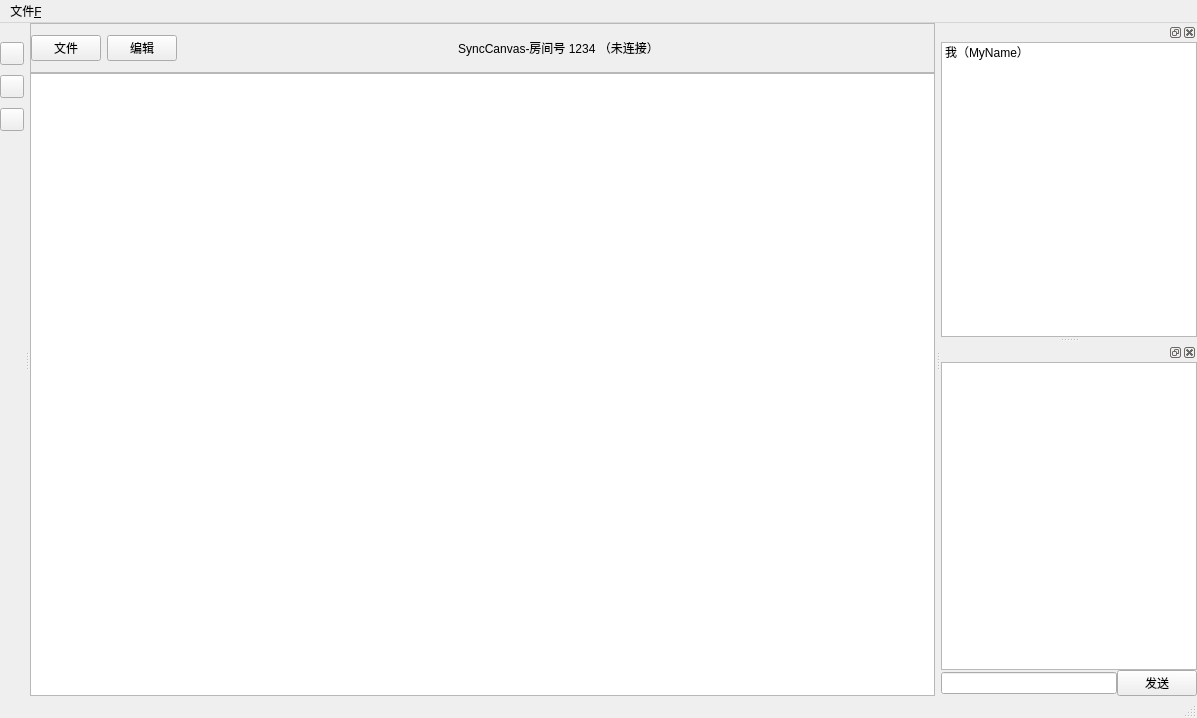
<?xml version="1.0" encoding="UTF-8"?>
<ui version="4.0">
 <class>Canvas</class>
 <widget class="QMainWindow" name="Canvas">
  <property name="geometry">
   <rect>
    <x>0</x>
    <y>0</y>
    <width>1197</width>
    <height>718</height>
   </rect>
  </property>
  <property name="windowTitle">
   <string>MainWindow</string>
  </property>
  <property name="styleSheet">
   <string notr="true">/* ================= 1. 全局架构：高级灰蓝底色 ================= */
QMainWindow {
    background-color: #f7f9fc; /* 灰蓝背景，制造层次感 */
}

/* 隐藏分割线视觉效果，但保留物理拖拽，让背景透出来 */
QMainWindow::separator {
    background-color: #f7f9fc;
    width: 6px;  /* 稍微宽一点，让缝隙更明显，形成模块分离感 */
    height: 6px;
}
QMainWindow::separator:hover {
    background-color: #e0e6ed; /* 鼠标放上去稍微变深 */
}

/* 基础去边框：先把所有控件的丑陋默认边框去掉，后面单独加 */
QGraphicsView, QTreeWidget, QListWidget, QTextBrowser, QLineEdit {
    border: none;
    background-color: #ffffff;
    outline: none; /* 去掉选中时的虚线框 */
}

/* ================= 2. 顶部导航栏 (#topNavBar) ================= */
#topNavBar {
    background-color: #ffffff;
    border-bottom: 1px solid #dcdcdc; /* 底部加一条稍深的线，把顶栏“托”起来 */
}

/* 顶部标题 */
#topNavBar QLabel {
    color: #333333;
    font-size: 14px;
    font-weight: bold;
    font-family: &quot;Microsoft YaHei UI&quot;, &quot;Segoe UI&quot;;
    border: none;
    background: transparent;
    padding: 0 10px;
}

/* 顶部按钮 (文件、编辑) */
#topNavBar QPushButton {
    background: transparent;
    border: none;
    color: #555;
    font-size: 13px;
    padding: 6px 12px;
    border-radius: 4px;
    font-family: &quot;Microsoft YaHei&quot;;
}
#topNavBar QPushButton:hover {
    background-color: #f0f2f5;
    color: #000;
}
#topNavBar QPushButton:pressed {
    background-color: #e6e6e6;
}

/* ================= 3. 中间画板 (Canvas) ================= */
QGraphicsView {
    background-color: #ffffff;
    /* 【视觉重心】边框颜色加深 */
    border: 1px solid #c0c4cc; 
    border-radius: 6px;
    /* 关键：利用 margin 让画板四周露出一点灰色的背景 */
    margin: 10px; 
}

/* ================= 4. 侧边栏架构 (Docks) ================= */
QDockWidget {
    border: none;
    background-color: transparent; /* 让 Dock 自身透明 */
}

/* Dock 里面的实际容器变白 */
QDockWidget &gt; QWidget {
    background-color: #ffffff;
    border-left: 1px solid #dcdcdc; /* 默认右侧 Dock 左边加线 */
}

/* 左侧工具栏 Dock 特殊处理 (线在右边) */
#tool_dock &gt; QWidget {
    border-left: none;
    border-right: 1px solid #dcdcdc; 
}

/* ================= 5. 右侧聊天区域 (显形修复版) ================= */

/* 聊天记录框 */
QDockWidget QTextBrowser {
    border: 1px solid #c0c4cc; /* 清晰的中灰边框 */
    border-radius: 4px;
    background-color: #ffffff;
    margin-bottom: 8px;        /* 和下方输入框拉开距离 */
}

/* 聊天输入框 - 使用ID选择器强制生效 */
#lineEdit {
    border: 1px solid #c0c4cc; /* 【关键】实实在在的边框 */
    background-color: #ffffff; /* 纯白背景 */
    border-radius: 4px;
    padding: 6px 8px;
    color: #333;
    min-height: 20px;
}
/* 备用：如果上面的ID不对，这个类选择器也能兜底 */
QDockWidget QLineEdit {
    border: 1px solid #c0c4cc;
    background-color: #ffffff;
    border-radius: 4px;
    padding: 6px 8px;
}

/* 输入框聚焦状态 */
#lineEdit:focus, QDockWidget QLineEdit:focus {
    border: 1px solid #0078d7; /* 选中变蓝 */
    background-color: #ffffff;
}

/* 发送按钮 */
QPushButton#pushButton {
    background-color: #0078d7;
    color: white;
    border: none;
    border-radius: 4px; /* 和输入框保持一致的方圆角 */
    padding: 6px 15px;
    margin-left: 5px;
    font-weight: bold;
}
QPushButton#pushButton:hover {
    background-color: #0063b1;
}
QPushButton#pushButton:pressed {
    background-color: #004e8c;
}

/* ================= 6. 右侧列表 (在线用户) ================= */
QTreeWidget, QListWidget {
    /* 修复：给整个列表加边框，或者保持无边框看个人喜好，这里加个细边框防散 */
    border: 1px solid #e0e0e0; 
    border-radius: 4px;
    padding: 4px;
/* 关键属性：让选中高亮覆盖到左侧的分支图标区域 */
    show-decoration-selected: 1;
/* 配合原本的选中颜色 */
    selection-background-color: #e6f4ff;
}

QTreeWidget::item, QListWidget::item {
	height: 40px; /* 给每行一点高度，不那么挤 */
    padding: 6px;
    margin: 2px 4px;
    border: none;
    border-radius: 4px;
}

/* 选中状态：清爽的淡蓝卡片 */
QTreeWidget::item:selected, QListWidget::item:selected {
    background-color: #e6f4ff;
    color: #0078d7;
}

QTreeWidget::item:hover {
    background-color: #f5f7fa;
}

/* ================= 7. 左侧工具栏按钮 ================= */
#tool_dock QToolButton {
    border: none;
    background: transparent;
    border-radius: 6px;
    padding: 8px;
    margin: 4px;
}
#tool_dock QToolButton:hover {
    background-color: #f0f2f5;
}
#tool_dock QToolButton:checked {
    background-color: #e6f4ff;
    border: 1px solid #0078d7; /* 选中时加个蓝框 */
}

/* ================= 8. 顶部 Tab (切换条) - 纯色块风格 ================= */
QMainWindow QTabBar::tab {
    background: transparent;  /* 未选中时背景透明 */
    border: none;
    /* 增加一点内边距，让色块看起来饱满，不像文字挤在一起 */
    padding: 6px 20px;       
    color: #666;              /* 未选中时文字灰色 */
    font-weight: bold;
    
    /* 【关键】给 Tab 之间留出缝隙，让它们变成独立的“按钮” */
    margin-right: 5px;
    margin-bottom: 2px;       /* 稍微留点底边距，不要贴死内容区 */
    
    /* 加个圆角，视觉效果更现代，不像死板的方块 */
    border-radius: 4px;
}

/* 鼠标悬停在未选中的 Tab 上时 */
QMainWindow QTabBar::tab:hover {
    background-color: #e6f4ff; /* 极淡的蓝色背景，提示可以点击 */
    color: #0078d7;
}

/* 【核心修改】选中状态：全蓝背景 + 白字 */
QMainWindow QTabBar::tab:selected {
    background-color: #0078d7; /* 你的主题蓝 */
    color: #ffffff;            /* 纯白文字 */
    border: none;              /* 彻底去掉之前的底部蓝线 */
}
/* ================= 9. 浮动窗口与标题栏美化 (极简版) ================= */

/* 1. 标题栏：纯白、干净、带一条底线 */
QDockWidget::title {
    background-color: #ffffff;
    text-align: left;
    padding: 6px 10px;
    border-bottom: 1px solid #e0e0e0; /* 只有这一条淡淡的线 */
    font-weight: bold;
    color: #333;
}

/* 2. 主体：完全去掉边框，依靠系统自带的窗口阴影 */
QDockWidget {
    border: none;
}

/* 3. 按钮美化：保持精致 */
QDockWidget::close-button, QDockWidget::float-button {
    border: none;
    background: transparent;
    border-radius: 4px;
    width: 24px;   
    height: 24px;
    subcontrol-position: center right; 
    subcontrol-origin: padding;
}

/* 调整按钮位置 */
QDockWidget::close-button { right: 5px; }
QDockWidget::float-button { right: 35px; }

/* 鼠标悬停 */
QDockWidget::close-button:hover, QDockWidget::float-button:hover {
    background-color: #f0f2f5;
}
QDockWidget::close-button:pressed, QDockWidget::float-button:pressed {
    background-color: #e6e6e6;
}</string>
  </property>
  <widget class="QWidget" name="centralwidget">
   <layout class="QGridLayout" name="gridLayout">
    <property name="leftMargin">
     <number>0</number>
    </property>
    <property name="topMargin">
     <number>0</number>
    </property>
    <property name="rightMargin">
     <number>0</number>
    </property>
    <property name="bottomMargin">
     <number>0</number>
    </property>
    <property name="spacing">
     <number>0</number>
    </property>
    <item row="1" column="0">
     <widget class="QGraphicsView" name="graphicsView"/>
    </item>
    <item row="0" column="0">
     <widget class="QFrame" name="topNavBar">
      <property name="minimumSize">
       <size>
        <width>0</width>
        <height>50</height>
       </size>
      </property>
      <property name="frameShape">
       <enum>QFrame::StyledPanel</enum>
      </property>
      <property name="frameShadow">
       <enum>QFrame::Raised</enum>
      </property>
      <layout class="QHBoxLayout" name="horizontalLayout_2">
       <property name="leftMargin">
        <number>0</number>
       </property>
       <property name="topMargin">
        <number>0</number>
       </property>
       <property name="rightMargin">
        <number>0</number>
       </property>
       <property name="bottomMargin">
        <number>0</number>
       </property>
       <item>
        <widget class="QPushButton" name="file_btn">
         <property name="maximumSize">
          <size>
           <width>70</width>
           <height>16777215</height>
          </size>
         </property>
         <property name="text">
          <string>文件</string>
         </property>
        </widget>
       </item>
       <item>
        <widget class="QPushButton" name="edit_btn">
         <property name="maximumSize">
          <size>
           <width>70</width>
           <height>16777215</height>
          </size>
         </property>
         <property name="text">
          <string>编辑</string>
         </property>
        </widget>
       </item>
       <item>
        <widget class="QLabel" name="label">
         <property name="text">
          <string>SyncCanvas-房间号 1234 （未连接）</string>
         </property>
         <property name="alignment">
          <set>Qt::AlignCenter</set>
         </property>
        </widget>
       </item>
      </layout>
     </widget>
    </item>
   </layout>
  </widget>
  <widget class="QMenuBar" name="menubar">
   <property name="geometry">
    <rect>
     <x>0</x>
     <y>0</y>
     <width>1197</width>
     <height>21</height>
    </rect>
   </property>
   <widget class="QMenu" name="menu_F">
    <property name="title">
     <string>文件&amp;F</string>
    </property>
    <addaction name="input_img"/>
   </widget>
   <addaction name="menu_F"/>
  </widget>
  <widget class="QStatusBar" name="statusbar"/>
  <widget class="QDockWidget" name="tool_dock">
   <property name="features">
    <set>QDockWidget::NoDockWidgetFeatures</set>
   </property>
   <property name="allowedAreas">
    <set>Qt::NoDockWidgetArea</set>
   </property>
   <attribute name="dockWidgetArea">
    <number>1</number>
   </attribute>
   <widget class="QWidget" name="dockWidgetContents">
    <layout class="QVBoxLayout" name="verticalLayout_3">
     <property name="spacing">
      <number>10</number>
     </property>
     <property name="leftMargin">
      <number>0</number>
     </property>
     <property name="topMargin">
      <number>0</number>
     </property>
     <property name="rightMargin">
      <number>0</number>
     </property>
     <property name="bottomMargin">
      <number>0</number>
     </property>
     <item>
      <widget class="QToolButton" name="pen_tool">
       <property name="styleSheet">
        <string notr="true">border-image: url(:/res/pen.png);</string>
       </property>
       <property name="text">
        <string/>
       </property>
      </widget>
     </item>
     <item>
      <widget class="QToolButton" name="eraser_tool">
       <property name="styleSheet">
        <string notr="true">border-image: url(:/res/Eraser.png);</string>
       </property>
       <property name="text">
        <string/>
       </property>
      </widget>
     </item>
     <item>
      <widget class="QToolButton" name="color_tool">
       <property name="styleSheet">
        <string notr="true">border-image: url(:/res/color_wheel.png);</string>
       </property>
       <property name="text">
        <string/>
       </property>
      </widget>
     </item>
     <item>
      <spacer name="verticalSpacer">
       <property name="orientation">
        <enum>Qt::Vertical</enum>
       </property>
       <property name="sizeHint" stdset="0">
        <size>
         <width>20</width>
         <height>486</height>
        </size>
       </property>
      </spacer>
     </item>
    </layout>
   </widget>
  </widget>
  <widget class="QDockWidget" name="user_dock">
   <attribute name="dockWidgetArea">
    <number>2</number>
   </attribute>
   <widget class="QWidget" name="dockWidgetContents_3">
    <layout class="QVBoxLayout" name="verticalLayout_2">
     <property name="spacing">
      <number>0</number>
     </property>
     <property name="leftMargin">
      <number>0</number>
     </property>
     <property name="topMargin">
      <number>0</number>
     </property>
     <property name="rightMargin">
      <number>0</number>
     </property>
     <property name="bottomMargin">
      <number>0</number>
     </property>
     <item>
      <widget class="QTreeWidget" name="treeWidget">
       <property name="rootIsDecorated">
        <bool>false</bool>
       </property>
       <attribute name="headerVisible">
        <bool>false</bool>
       </attribute>
       <column>
        <property name="text">
         <string/>
        </property>
       </column>
       <item>
        <property name="text">
         <string>我（MyName）</string>
        </property>
        <property name="icon">
         <iconset resource="res.qrc">
          <normaloff>:/res/deflaut_head.jpg</normaloff>:/res/deflaut_head.jpg</iconset>
        </property>
       </item>
      </widget>
     </item>
    </layout>
   </widget>
  </widget>
  <widget class="QDockWidget" name="chat_dock">
   <attribute name="dockWidgetArea">
    <number>2</number>
   </attribute>
   <widget class="QWidget" name="dockWidgetContents_4">
    <layout class="QVBoxLayout" name="verticalLayout">
     <property name="spacing">
      <number>0</number>
     </property>
     <property name="leftMargin">
      <number>0</number>
     </property>
     <property name="topMargin">
      <number>0</number>
     </property>
     <property name="rightMargin">
      <number>0</number>
     </property>
     <property name="bottomMargin">
      <number>0</number>
     </property>
     <item>
      <widget class="QTextEdit" name="chat_textEdit"/>
     </item>
     <item>
      <layout class="QHBoxLayout" name="horizontalLayout">
       <item>
        <widget class="QLineEdit" name="input_edit"/>
       </item>
       <item>
        <widget class="QPushButton" name="send_btn">
         <property name="text">
          <string>发送</string>
         </property>
        </widget>
       </item>
      </layout>
     </item>
    </layout>
   </widget>
  </widget>
  <action name="input_img">
   <property name="text">
    <string>导入图片</string>
   </property>
   <property name="menuRole">
    <enum>QAction::NoRole</enum>
   </property>
  </action>
 </widget>
 <resources>
  <include location="res.qrc"/>
 </resources>
 <connections/>
</ui>
